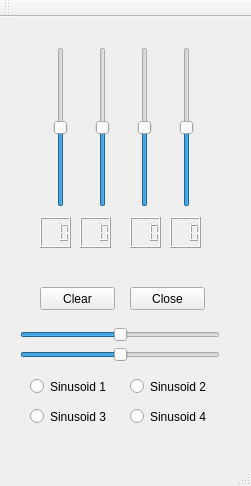
<?xml version="1.0" encoding="UTF-8"?>
<ui version="4.0">
 <class>MainWindow</class>
 <widget class="QMainWindow" name="MainWindow">
  <property name="geometry">
   <rect>
    <x>0</x>
    <y>0</y>
    <width>251</width>
    <height>486</height>
   </rect>
  </property>
  <property name="windowTitle">
   <string>MainWindow</string>
  </property>
  <widget class="QWidget" name="centralWidget">
   <widget class="QSlider" name="verticalSlider">
    <property name="geometry">
     <rect>
      <x>50</x>
      <y>30</y>
      <width>22</width>
      <height>160</height>
     </rect>
    </property>
    <property name="minimum">
     <number>-50</number>
    </property>
    <property name="maximum">
     <number>50</number>
    </property>
    <property name="orientation">
     <enum>Qt::Vertical</enum>
    </property>
   </widget>
   <widget class="QSlider" name="verticalSlider_2">
    <property name="geometry">
     <rect>
      <x>92</x>
      <y>30</y>
      <width>22</width>
      <height>160</height>
     </rect>
    </property>
    <property name="minimum">
     <number>-50</number>
    </property>
    <property name="maximum">
     <number>50</number>
    </property>
    <property name="orientation">
     <enum>Qt::Vertical</enum>
    </property>
   </widget>
   <widget class="QSlider" name="verticalSlider_3">
    <property name="geometry">
     <rect>
      <x>134</x>
      <y>30</y>
      <width>22</width>
      <height>160</height>
     </rect>
    </property>
    <property name="minimum">
     <number>-50</number>
    </property>
    <property name="maximum">
     <number>50</number>
    </property>
    <property name="orientation">
     <enum>Qt::Vertical</enum>
    </property>
   </widget>
   <widget class="QSlider" name="verticalSlider_4">
    <property name="geometry">
     <rect>
      <x>176</x>
      <y>30</y>
      <width>22</width>
      <height>160</height>
     </rect>
    </property>
    <property name="minimum">
     <number>-50</number>
    </property>
    <property name="maximum">
     <number>50</number>
    </property>
    <property name="orientation">
     <enum>Qt::Vertical</enum>
    </property>
   </widget>
   <widget class="QLCDNumber" name="lcdNumber">
    <property name="geometry">
     <rect>
      <x>40</x>
      <y>200</y>
      <width>31</width>
      <height>31</height>
     </rect>
    </property>
    <property name="digitCount">
     <number>3</number>
    </property>
   </widget>
   <widget class="QLCDNumber" name="lcdNumber_2">
    <property name="geometry">
     <rect>
      <x>80</x>
      <y>200</y>
      <width>31</width>
      <height>31</height>
     </rect>
    </property>
    <property name="digitCount">
     <number>3</number>
    </property>
   </widget>
   <widget class="QLCDNumber" name="lcdNumber_3">
    <property name="geometry">
     <rect>
      <x>130</x>
      <y>200</y>
      <width>31</width>
      <height>31</height>
     </rect>
    </property>
    <property name="digitCount">
     <number>3</number>
    </property>
   </widget>
   <widget class="QLCDNumber" name="lcdNumber_4">
    <property name="geometry">
     <rect>
      <x>170</x>
      <y>200</y>
      <width>31</width>
      <height>31</height>
     </rect>
    </property>
    <property name="digitCount">
     <number>3</number>
    </property>
   </widget>
   <widget class="QPushButton" name="pushButton">
    <property name="geometry">
     <rect>
      <x>40</x>
      <y>270</y>
      <width>75</width>
      <height>23</height>
     </rect>
    </property>
    <property name="text">
     <string>Clear</string>
    </property>
   </widget>
   <widget class="QPushButton" name="pushButton_2">
    <property name="geometry">
     <rect>
      <x>130</x>
      <y>270</y>
      <width>75</width>
      <height>23</height>
     </rect>
    </property>
    <property name="text">
     <string>Close</string>
    </property>
   </widget>
   <widget class="QSlider" name="horizontalSlider">
    <property name="geometry">
     <rect>
      <x>20</x>
      <y>310</y>
      <width>200</width>
      <height>16</height>
     </rect>
    </property>
    <property name="minimum">
     <number>-100</number>
    </property>
    <property name="maximum">
     <number>100</number>
    </property>
    <property name="orientation">
     <enum>Qt::Horizontal</enum>
    </property>
   </widget>
   <widget class="QRadioButton" name="radioButton">
    <property name="geometry">
     <rect>
      <x>30</x>
      <y>360</y>
      <width>84</width>
      <height>19</height>
     </rect>
    </property>
    <property name="text">
     <string>Sinusoid 1</string>
    </property>
   </widget>
   <widget class="QRadioButton" name="radioButton_2">
    <property name="geometry">
     <rect>
      <x>130</x>
      <y>360</y>
      <width>84</width>
      <height>19</height>
     </rect>
    </property>
    <property name="text">
     <string>Sinusoid 2</string>
    </property>
   </widget>
   <widget class="QRadioButton" name="radioButton_3">
    <property name="geometry">
     <rect>
      <x>30</x>
      <y>390</y>
      <width>84</width>
      <height>19</height>
     </rect>
    </property>
    <property name="text">
     <string>Sinusoid 3</string>
    </property>
   </widget>
   <widget class="QRadioButton" name="radioButton_4">
    <property name="geometry">
     <rect>
      <x>130</x>
      <y>390</y>
      <width>84</width>
      <height>19</height>
     </rect>
    </property>
    <property name="text">
     <string>Sinusoid 4</string>
    </property>
   </widget>
   <widget class="QSlider" name="horizontalSlider_2">
    <property name="geometry">
     <rect>
      <x>20</x>
      <y>330</y>
      <width>200</width>
      <height>16</height>
     </rect>
    </property>
    <property name="minimum">
     <number>-9</number>
    </property>
    <property name="maximum">
     <number>11</number>
    </property>
    <property name="value">
     <number>1</number>
    </property>
    <property name="orientation">
     <enum>Qt::Horizontal</enum>
    </property>
   </widget>
  </widget>
  <widget class="QMenuBar" name="menuBar">
   <property name="geometry">
    <rect>
     <x>0</x>
     <y>0</y>
     <width>251</width>
     <height>20</height>
    </rect>
   </property>
  </widget>
  <widget class="QToolBar" name="mainToolBar">
   <attribute name="toolBarArea">
    <enum>TopToolBarArea</enum>
   </attribute>
   <attribute name="toolBarBreak">
    <bool>false</bool>
   </attribute>
  </widget>
  <widget class="QStatusBar" name="statusBar"/>
 </widget>
 <layoutdefault spacing="6" margin="11"/>
 <resources/>
 <connections/>
</ui>
